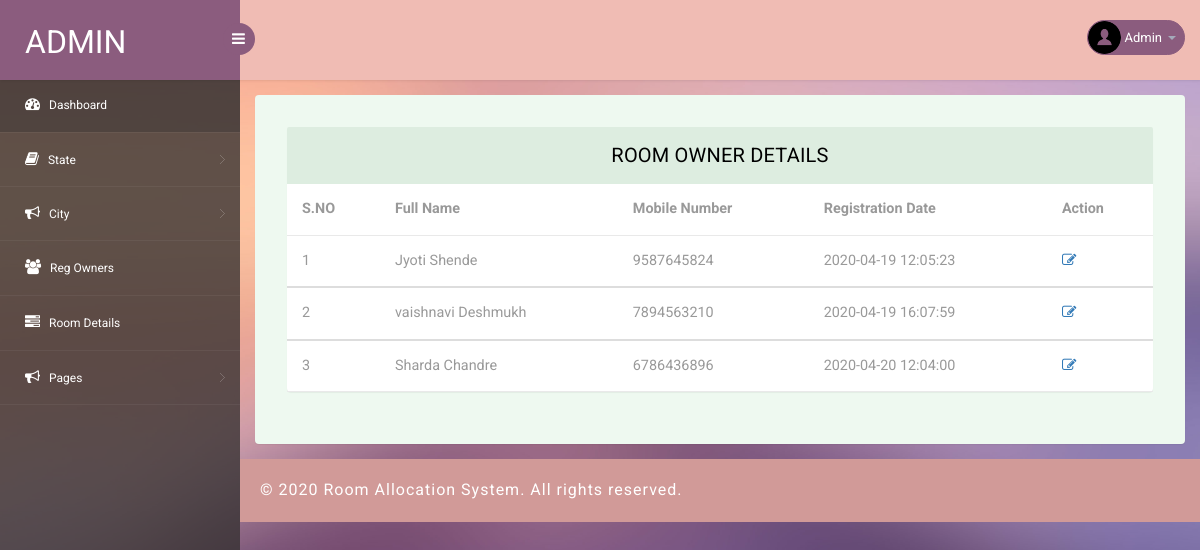
The app's page /admin/manage-ownerdetails.php (signed in) with its own data.
### tables this page shows
CREATE TABLE `tblowner` (
  `ID` int(10) NOT NULL,
  `FullName` varchar(200) DEFAULT NULL,
  `Email` varchar(200) DEFAULT NULL,
  `MobileNumber` bigint(10) DEFAULT NULL,
  `Password` varchar(120) DEFAULT NULL,
  `RegDate` timestamp NULL DEFAULT CURRENT_TIMESTAMP
);

### admin/manage-ownerdetails.php (the view, shortened to what this page needs)
<?php
include('includes/dbconnection.php');
if (strlen($_SESSION['pgasaid']==0)) {
  header('location:logout.php');
  } else{
?>
<!DOCTYPE html>
<head>
<link rel="stylesheet" href="css/bootstrap.min.css" >
<link href="css/style.css" rel='stylesheet' type='text/css' />
<link href="css/style-responsive.css" rel="stylesheet"/>
<link rel="stylesheet" href="css/font.css" type="text/css"/>
<link href="css/font-awesome.css" rel="stylesheet">
</head>
<body>
<section id="container">
<?php include_once('includes/header.php');?>
<?php include_once('includes/sidebar.php');?>
<section id="main-content">
	<section class="wrapper">
		<div class="table-agile-info">
 <div class="panel panel-default">
    <div class="panel-heading">
     Room Owner Details
    </div>
    <div>
      <table class="table" ui-jq="footable" ui-options='{
        "paging": {
          "enabled": true
        },
        "filtering": {
          "enabled": true
        },
        "sorting": {
          "enabled": true
        }}'>
        <thead>
          <tr>
            <th data-breakpoints="xs">S.NO</th>
            <th>Full Name</th>
   <th>Mobile Number</th>
            <th>Registration Date</th>
            <th data-breakpoints="xs">Action</th>
          </tr>
        </thead>
        <?php
$ret=mysqli_query($con,"select * from  tblowner");
$cnt=1;
while ($row=mysqli_fetch_array($ret)) {
?>
        <tbody>
          <tr data-expanded="true">
            <td><?php echo $cnt;?></td>
                  <td><?php  echo $row['FullName'];?></td>
                 <td><?php  echo $row['MobileNumber'];?></td>
                  <td><?php  echo $row['RegDate'];?></td>
                  <td><a href="edit-ownerdetails.php?editid=<?php echo $row['ID'];?>"><i class="fa fa-edit"></i></a>
                </tr>
                <?php
$cnt=$cnt+1;
}?>
 </tbody>
            </table>
    </div>
  </div>
</div>
</section>
		 <?php include_once('includes/footer.php');?>
</section>
</section>
</body>
</html>
<?php }  ?>

### admin/includes/header.php (shortened to what this page needs)
<?php
include('includes/dbconnection.php');
?>
<header class="header fixed-top clearfix">
<div class="brand">
    <a href="dashboard.php" class="logo">
        Admin
    </a>
    <div class="sidebar-toggle-box">
        <div class="fa fa-bars"></div>
    </div>
</div>
<div class="top-nav clearfix">
    <ul class="nav pull-right top-menu">
        <li class="dropdown">
            <a data-toggle="dropdown" class="dropdown-toggle" href="#">
                <?php
$adid=$_SESSION['pgasaid'];
$ret=mysqli_query($con,"select AdminName from tbladmin where ID='$adid'");
$row=mysqli_fetch_array($ret);
$name=$row['AdminName'];
?>
                <img alt="" src="images/2.png">
                <span class="username"><?php echo $name; ?></span>
                <b class="caret"></b>
            </a>
        </li>
    </ul>
</div>
</header>

### admin/css/style.css (style rules this page uses)
ul, ol { margin: 0; }
html, body { font-family: 'Roboto', sans-serif; font-size: 100%; overflow-x: hidden; background: url(../images/bg.jpg) no-repeat 0px 0px; background-size:cover; }
body a { transition: 0.5s all ease; -webkit-transition: 0.5s all ease; -moz-transition: 0.5s all ease; -o-transition: 0.5s all ease; -ms-transition: 0.5s all ease; text-decoration:none; }
ul,label { margin:0; padding:0; }
#main-content { margin-left:240px; -webkit-transition:all .3s ease-in-out; -moz-transition:all .3s ease-in-out; -o-transition:all .3s ease-in-out; transition:all .3s ease-in-out; }
.header { left:0; right:0; z-index:1002; background:rgb(240, 188, 180); -webkit-transition:all .3s ease-in-out; -moz-transition:all .3s ease-in-out; -o-transition:all .3s ease-in-out; transition:all .3s ease-in-out; }
.fixed-top { position:fixed; box-shadow:1px 0 3px rgba(0,0,0,.15); }
.wrapper { display:inline-block; margin-top:80px; padding:15px; width:100%; }
.brand { background:#8b5c7e; float:left; width:240px; height:80px; position:relative; }
a.logo { font-size:32px; color:#fff; float:left; margin:20px 0 0 25px; text-transform:uppercase; }
#top_menu .nav>li,ul.top-menu>li { float:left; }
ul.top-menu { margin-right:15px; margin-top: 0; }
ul.top-menu > li > a { color: #fff; font-size: 16px; background: #8b5c7e; padding: 4px 8px; margin-right: 15px; border-radius: 50%; -webkit-border-radius: 50%; padding-right: 8px !important; }
.top-nav { margin-top:20px; }
.top-nav img { border-radius:50%; -webkit-border-radius:50%; width:33px; }
.top-nav .username { font-size:13px; color:#fff; }
.top-nav ul.top-menu>li>a { border-radius: 100px; -webkit-border-radius: 100px; padding: 0px; background: none; margin-right: 0; border: 1px solid #8b5c7e; background: #8b5c7e; }
.top-nav ul.top-menu>li { margin-left:10px; }
.top-nav .nav .caret { border-bottom-color:#A4AABA; border-top-color:#A4AABA; }
.sidebar-toggle-box { float:left; margin-top:23px; margin-left:-15px; background:#8b5c7e; border-radius:50%; -webkit-border-radius:50%; width:32px; height:32px; position:absolute; right:-15px; }
.sidebar-toggle-box .fa-bars { cursor:pointer; display:inline-block; font-size:15px; padding:8px 8px 8px 9px; color:#fff; }
.panel-heading { position: relative; height: 57px; line-height: 57px; letter-spacing: 0.2px; color: #000; font-size: 18px; font-weight: 400; padding: 0 16px; background:#ddede0; border-top-right-radius: 2px; border-top-left-radius: 2px; text-transform: uppercase; text-align: center; }
.panel { border: none ! important; }
.table>thead>tr>th { border-bottom: 1px solid #e1ab91 ! important; }
.table>tbody>tr>td, .table>tbody>tr>th, .table>tfoot>tr>td, .table>tfoot>tr>th, .table>thead>tr>td, .table>thead>tr>th { border-bottom: 1px solid #e9e9e9 ! important; }
.table > thead > tr > th, .table > tbody > tr > th, .table > tfoot > tr > th, .table > thead > tr > td, .table > tbody > tr > td, .table > tfoot > tr > td { border-top: none !important; }
.table td, .table>tbody>tr>td, .table>tbody>tr>th, .table>tfoot>tr>td, .table>tfoot>tr>th, .table>thead>tr>td, .table>thead>tr>th { padding: 15px!important; }
.table > thead > tr > th, .table > tbody > tr > th, .table > tfoot > tr > th, .table > thead > tr > td, .table > tbody > tr > td, .table > tfoot > tr > td { font-size: 0.9em; color: #999; border-top: none !important; }
.table-agile-info { background: #eef9f0; padding: 2em; border-radius: 4px; -webkit-box-shadow: 0 1px 1px rgba(0,0,0,.05); box-shadow: 0 1px 1px rgba(0,0,0,.05); }
.panel-default>.panel-heading { color: #000000 ! important; background-color: #ddede0 ! important; border-color: #ddede0 ! important; font-size: 20px; }

### records on screen
tblowner: FullName "Jyoti Shende", MobileNumber "9587645824", RegDate "2020-04-19 12:05:23"
tblowner: FullName "vaishnavi Deshmukh", MobileNumber "7894563210", RegDate "2020-04-19 16:07:59"
tblowner: FullName "Sharda Chandre", MobileNumber "6786436896", RegDate "2020-04-20 12:04:00"

### other values on screen
$name "Admin"
